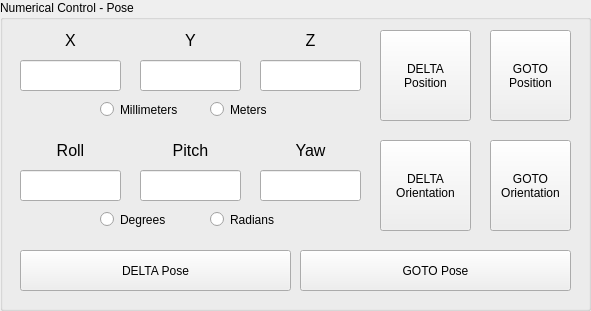
     <widget class="QGroupBox" name="numerical_controls">
      <property name="geometry">
       <rect>
        <x>650</x>
        <y>80</y>
        <width>591</width>
        <height>311</height>
       </rect>
      </property>
      <property name="title">
       <string>Numerical Control - Pose</string>
      </property>
      <widget class="QLabel" name="label_40">
       <property name="geometry">
        <rect>
         <x>300</x>
         <y>30</y>
         <width>21</width>
         <height>21</height>
        </rect>
       </property>
       <property name="font">
        <font>
         <pointsize>12</pointsize>
        </font>
       </property>
       <property name="text">
        <string>Z</string>
       </property>
       <property name="alignment">
        <set>Qt::AlignCenter</set>
       </property>
      </widget>
      <widget class="QLabel" name="label_38">
       <property name="geometry">
        <rect>
         <x>60</x>
         <y>30</y>
         <width>21</width>
         <height>21</height>
        </rect>
       </property>
       <property name="font">
        <font>
         <pointsize>12</pointsize>
        </font>
       </property>
       <property name="text">
        <string>X</string>
       </property>
       <property name="alignment">
        <set>Qt::AlignCenter</set>
       </property>
      </widget>
      <widget class="QLabel" name="label_39">
       <property name="geometry">
        <rect>
         <x>180</x>
         <y>30</y>
         <width>21</width>
         <height>21</height>
        </rect>
       </property>
       <property name="font">
        <font>
         <pointsize>12</pointsize>
        </font>
       </property>
       <property name="text">
        <string>Y</string>
       </property>
       <property name="alignment">
        <set>Qt::AlignCenter</set>
       </property>
      </widget>
      <widget class="QLineEdit" name="lineEdit_pose_x">
       <property name="geometry">
        <rect>
         <x>20</x>
         <y>60</y>
         <width>101</width>
         <height>31</height>
        </rect>
       </property>
      </widget>
      <widget class="QLineEdit" name="lineEdit_pose_y">
       <property name="geometry">
        <rect>
         <x>140</x>
         <y>60</y>
         <width>101</width>
         <height>31</height>
        </rect>
       </property>
      </widget>
      <widget class="QLineEdit" name="lineEdit_pose_z">
       <property name="geometry">
        <rect>
         <x>260</x>
         <y>60</y>
         <width>101</width>
         <height>31</height>
        </rect>
       </property>
      </widget>
      <widget class="QPushButton" name="button_goto_position">
       <property name="geometry">
        <rect>
         <x>490</x>
         <y>30</y>
         <width>81</width>
         <height>91</height>
        </rect>
       </property>
       <property name="text">
        <string>GOTO
Position</string>
       </property>
      </widget>
      <widget class="QPushButton" name="button_delta_position">
       <property name="geometry">
        <rect>
         <x>380</x>
         <y>30</y>
         <width>91</width>
         <height>91</height>
        </rect>
       </property>
       <property name="text">
        <string>DELTA
Position</string>
       </property>
      </widget>
      <widget class="QLineEdit" name="lineEdit_yaw">
       <property name="geometry">
        <rect>
         <x>260</x>
         <y>170</y>
         <width>101</width>
         <height>31</height>
        </rect>
       </property>
      </widget>
      <widget class="QLabel" name="label_42">
       <property name="geometry">
        <rect>
         <x>50</x>
         <y>140</y>
         <width>41</width>
         <height>21</height>
        </rect>
       </property>
       <property name="font">
        <font>
         <pointsize>12</pointsize>
        </font>
       </property>
       <property name="text">
        <string>Roll</string>
       </property>
       <property name="alignment">
        <set>Qt::AlignCenter</set>
       </property>
      </widget>
      <widget class="QLabel" name="label_41">
       <property name="geometry">
        <rect>
         <x>290</x>
         <y>140</y>
         <width>41</width>
         <height>21</height>
        </rect>
       </property>
       <property name="font">
        <font>
         <pointsize>12</pointsize>
        </font>
       </property>
       <property name="text">
        <string>Yaw</string>
       </property>
       <property name="alignment">
        <set>Qt::AlignCenter</set>
       </property>
      </widget>
      <widget class="QLineEdit" name="lineEdit_pitch">
       <property name="geometry">
        <rect>
         <x>140</x>
         <y>170</y>
         <width>101</width>
         <height>31</height>
        </rect>
       </property>
      </widget>
      <widget class="QLineEdit" name="lineEdit_roll">
       <property name="geometry">
        <rect>
         <x>20</x>
         <y>170</y>
         <width>101</width>
         <height>31</height>
        </rect>
       </property>
      </widget>
      <widget class="QPushButton" name="button_delta_orientation">
       <property name="geometry">
        <rect>
         <x>380</x>
         <y>140</y>
         <width>91</width>
         <height>91</height>
        </rect>
       </property>
       <property name="text">
        <string>DELTA
Orientation</string>
       </property>
      </widget>
      <widget class="QPushButton" name="button_goto_orientation">
       <property name="geometry">
        <rect>
         <x>490</x>
         <y>140</y>
         <width>81</width>
         <height>91</height>
        </rect>
       </property>
       <property name="text">
        <string>GOTO
Orientation</string>
       </property>
      </widget>
      <widget class="QLabel" name="label_43">
       <property name="geometry">
        <rect>
         <x>160</x>
         <y>140</y>
         <width>61</width>
         <height>21</height>
        </rect>
       </property>
       <property name="font">
        <font>
         <pointsize>12</pointsize>
        </font>
       </property>
       <property name="text">
        <string>Pitch</string>
       </property>
       <property name="alignment">
        <set>Qt::AlignCenter</set>
       </property>
      </widget>
      <widget class="QPushButton" name="buttron_delta_pose">
       <property name="geometry">
        <rect>
         <x>20</x>
         <y>250</y>
         <width>271</width>
         <height>41</height>
        </rect>
       </property>
       <property name="text">
        <string>DELTA Pose</string>
       </property>
      </widget>
      <widget class="QPushButton" name="button_goto_pose">
       <property name="geometry">
        <rect>
         <x>300</x>
         <y>250</y>
         <width>271</width>
         <height>41</height>
        </rect>
       </property>
       <property name="text">
        <string>GOTO Pose</string>
       </property>
      </widget>
      <widget class="QFrame" name="frame_13">
       <property name="geometry">
        <rect>
         <x>100</x>
         <y>100</y>
         <width>181</width>
         <height>31</height>
        </rect>
       </property>
       <property name="font">
        <font>
         <family>Segoe UI</family>
        </font>
       </property>
       <property name="styleSheet">
        <string notr="true">border-style: none</string>
       </property>
       <property name="frameShape">
        <enum>QFrame::StyledPanel</enum>
       </property>
       <property name="frameShadow">
        <enum>QFrame::Raised</enum>
       </property>
       <widget class="QRadioButton" name="radioButton_10">
        <property name="geometry">
         <rect>
          <x>0</x>
          <y>0</y>
          <width>108</width>
          <height>19</height>
         </rect>
        </property>
        <property name="font">
         <font>
          <family>Segoe UI</family>
         </font>
        </property>
        <property name="text">
         <string>Millimeters</string>
        </property>
       </widget>
       <widget class="QRadioButton" name="radioButton_11">
        <property name="geometry">
         <rect>
          <x>110</x>
          <y>0</y>
          <width>71</width>
          <height>19</height>
         </rect>
        </property>
        <property name="font">
         <font>
          <family>Segoe UI</family>
         </font>
        </property>
        <property name="text">
         <string>Meters</string>
        </property>
       </widget>
      </widget>
      <widget class="QFrame" name="frame_14">
       <property name="geometry">
        <rect>
         <x>100</x>
         <y>210</y>
         <width>191</width>
         <height>31</height>
        </rect>
       </property>
       <property name="font">
        <font>
         <family>Segoe UI</family>
        </font>
       </property>
       <property name="styleSheet">
        <string notr="true">border-style: none;</string>
       </property>
       <property name="frameShape">
        <enum>QFrame::StyledPanel</enum>
       </property>
       <property name="frameShadow">
        <enum>QFrame::Raised</enum>
       </property>
       <widget class="QRadioButton" name="radioButton_12">
        <property name="geometry">
         <rect>
          <x>0</x>
          <y>0</y>
          <width>108</width>
          <height>19</height>
         </rect>
        </property>
        <property name="font">
         <font>
          <family>Segoe UI</family>
         </font>
        </property>
        <property name="styleSheet">
         <string notr="true">border-style: none;</string>
        </property>
        <property name="text">
         <string>Degrees</string>
        </property>
       </widget>
       <widget class="QRadioButton" name="radioButton_13">
        <property name="geometry">
         <rect>
          <x>110</x>
          <y>0</y>
          <width>81</width>
          <height>19</height>
         </rect>
        </property>
        <property name="font">
         <font>
          <family>Segoe UI</family>
         </font>
        </property>
        <property name="text">
         <string>Radians</string>
        </property>
       </widget>
      </widget>
     </widget>
